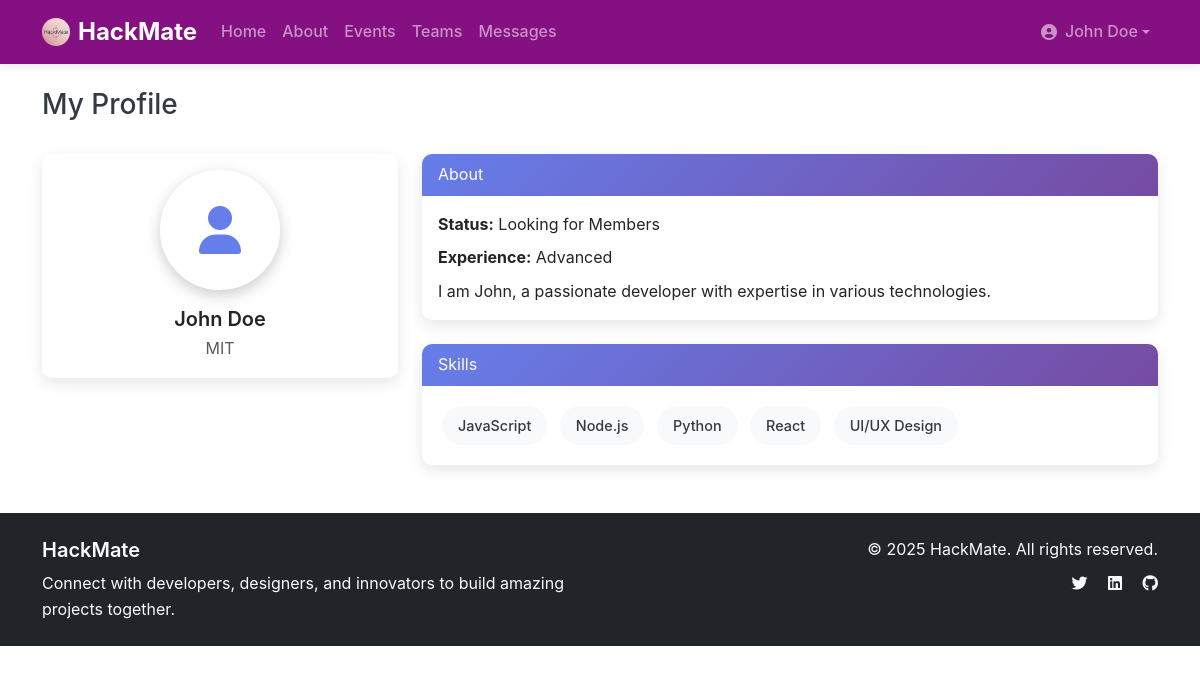
Screenshot of /profile/ (signed in) with the database file from the repository.
### users/models.py (models this page shows, shortened)
class CustomUser(AbstractUser):
    email = models.EmailField(unique=True)
    username = models.CharField(max_length=150, blank=True, null=True)
    USERNAME_FIELD = 'email'
    REQUIRED_FIELDS = ['username']

class UserProfile(models.Model):
    user = models.OneToOneField(CustomUser, on_delete=models.CASCADE, related_name='profile')
    bio = models.TextField(max_length=500, blank=True)
    university = models.CharField(max_length=200, blank=True)
    organization = models.CharField(max_length=200, blank=True)
    experience_level = models.CharField(max_length=20, choices=[
        ('beginner', 'Beginner'),
        ('intermediate', 'Intermediate'),
        ('advanced', 'Advanced'),
        ('expert', 'Expert'),
    ], default='beginner')
    interests = models.TextField(max_length=500, blank=True)
    availability = models.CharField(max_length=20, choices=[
        ('available', 'Available'),
        ('busy', 'Busy'),
        ('unavailable', 'Unavailable'),
    ], default='available')
    status = models.CharField(max_length=20, choices=[
        ('looking_for_team', 'Looking for Team'),
        ('looking_for_members', 'Looking for Members'),
        ('not_looking', 'Not Looking'),
    ], default='not_looking')
    linkedin_url = models.URLField(blank=True)
    github_url = models.URLField(blank=True)
    portfolio_url = models.URLField(blank=True)
    avatar = models.ImageField(upload_to='avatars/', blank=True, null=True)
    skills = models.ManyToManyField(Skill, blank=True)
    created_at = models.DateTimeField(auto_now_add=True)
    updated_at = models.DateTimeField(auto_now=True)
    class Meta:
        ordering = ['-created_at']

class Skill(models.Model):
    name = models.CharField(max_length=100, unique=True)
    category = models.CharField(max_length=50, choices=[
        ('programming', 'Programming'),
        ('design', 'Design'),
        ('business', 'Business'),
        ('marketing', 'Marketing'),
        ('data', 'Data Science'),
        ('other', 'Other'),
    ])
    class Meta:
        ordering = ['name']

### core/views.py (the view)
# urls.py: path('profile/', views.profile, name='profile'),
@login_required
def profile(request):
    from users.models import UserProfile
    UserProfile.objects.get_or_create(user=request.user)
    return render(request, 'core/profile.html')

### templates/core/profile.html (shortened to what this page needs)
{% extends "base.html" %}
{% block content %}
    <div class="row">
        <div class="col-12 mb-4">
            <h1 class="h3">My Profile</h1>
        </div>
        <div class="col-lg-4 mb-4">
            <div class="card">
                <div class="card-body text-center">
                    <div class="profile-avatar mb-3">
                        <i class="fas fa-user"></i>
                    </div>
                    <h5 class="mb-1">{{ request.user.get_full_name|default:request.user.username|default:request.user.email }}</h5>
                    <p class="text-muted mb-0">{{ request.user.profile.university|default:request.user.profile.organization }}</p>
                </div>
            </div>
        </div>
        <div class="col-lg-8">
            <div class="card mb-4">
                <div class="card-header">About</div>
                <div class="card-body">
                    <p class="mb-2"><strong>Status:</strong> {{ request.user.profile.get_status_display }}</p>
                    <p class="mb-2"><strong>Experience:</strong> {{ request.user.profile.get_experience_level_display }}</p>
                    <p class="mb-0">{{ request.user.profile.bio|default:"No bio yet." }}</p>
                </div>
            </div>
            <div class="card">
                <div class="card-header">Skills</div>
                <div class="card-body">
                    {% if request.user.profile.skills.all %}
                        {% for skill in request.user.profile.skills.all %}
                            <span class="skill-tag">{{ skill.name }}</span>
                        {% endfor %}
                    {% else %}
                        <p class="text-muted mb-0">No skills added yet.</p>
                    {% endif %}
                </div>
            </div>
        </div>
    </div>
{% endblock %}

### templates/base.html (shortened to what this page needs)
<!DOCTYPE html>
<html lang="en">
<head>
    {% load static %}
    <link href="https://cdn.jsdelivr.net/npm/bootstrap@5.3.0/dist/css/bootstrap.min.css" rel="stylesheet">
    <link rel="stylesheet" href="https://cdnjs.cloudflare.com/ajax/libs/font-awesome/6.4.0/css/all.min.css">
    <link rel="stylesheet" href="/static/css/style.css">
</head>
<body class="{% block body_class %}{% endblock %}">
    <nav class="navbar navbar-expand-lg navbar-dark" style="background-color:#851081;">
        <div class="container">
            <a class="navbar-brand d-flex align-items-center" href="{% url 'home' %}">
                <img src="{% static 'images/logo.png' %}" alt="HackMate" class="me-2 rounded-circle" style="height:28px; width:28px; object-fit:cover;">
                <span style="font-size:1.5rem; font-weight:700;">HackMate</span>
            </a>
            <div class="collapse navbar-collapse" id="navbarNav">
                <ul class="navbar-nav me-auto">
                    <li class="nav-item">
                        <a class="nav-link" href="{% url 'home' %}">Home</a>
                    </li>
                    <li class="nav-item">
                        <a class="nav-link" href="{% url 'about' %}">About</a>
                    </li>
                    {% if user.is_authenticated %}
                        <li class="nav-item">
                            <a class="nav-link" href="{% url 'events' %}">Events</a>
                        </li>
                        <li class="nav-item">
                            <a class="nav-link" href="{% url 'teams' %}">Teams</a>
                        </li>
                        <li class="nav-item">
                            <a class="nav-link" href="{% url 'messages_inbox' %}">Messages</a>
                        </li>
                    {% endif %}
                </ul>
                <ul class="navbar-nav">
                    {% if user.is_authenticated %}
                        <li class="nav-item dropdown">
                            <a class="nav-link dropdown-toggle d-flex align-items-center" href="#" id="navbarDropdown" role="button" data-bs-toggle="dropdown">
                                {% if user.profile and user.profile.avatar %}
                                    <img src="{{ user.profile.avatar.url }}" alt="" class="rounded-circle me-2" style="height:28px; width:28px; object-fit:cover;">
                                {% else %}
                                    <i class="fas fa-user-circle me-2"></i>
                                {% endif %}
                                {{ user.get_full_name|default:user.username|default:user.email }}
                            </a>
                        </li>
                    {% endif %}
                </ul>
            </div>
        </div>
    </nav>
    <main class="container my-4">
        {% block content %}{% endblock %}
    </main>
    <footer class="bg-dark text-light py-4 mt-5">
        <div class="container">
            <div class="row">
                <div class="col-md-6">
                    <h5>HackMate</h5>
                    <p class="mb-0">Connect with developers, designers, and innovators to build amazing projects together.</p>
                </div>
                <div class="col-md-6 text-md-end">
                    <p class="mb-0">&copy; 2025 HackMate. All rights reserved.</p>
                    <div class="mt-2">
                        <a href="#" class="text-light me-3"><i class="fab fa-twitter"></i></a>
                        <a href="#" class="text-light me-3"><i class="fab fa-linkedin"></i></a>
                        <a href="#" class="text-light"><i class="fab fa-github"></i></a>
                    </div>
                </div>
            </div>
        </div>
    </footer>
</body>
</html>

### static/css/style.css (style rules this page uses)
:root { --primary-color: #667eea; --secondary-color: #764ba2; --accent-color: #f093fb; --success-color: #28a745; --warning-color: #ffc107; --danger-color: #dc3545; --light-color: #f8f9fa; --dark-color: #343a40; --text-muted: #6c757d; --border-radius: 10px; --box-shadow: 0 5px 15px rgba(0,0,0,0.1); --transition: all 0.3s ease; }
body { font-family: 'Inter', -apple-system, BlinkMacSystemFont, 'Segoe UI', Roboto, sans-serif; line-height: 1.6; color: var(--dark-color); }
h1, h2, h3, h4, h5, h6 { font-weight: 600; line-height: 1.3; }
.card { border: none; border-radius: var(--border-radius); box-shadow: var(--box-shadow); transition: var(--transition); }
.card-header { background: linear-gradient(135deg, var(--primary-color) 0%, var(--secondary-color) 100%); color: white; border-radius: var(--border-radius) var(--border-radius) 0 0 !important; border: none; }
.navbar { box-shadow: 0 2px 10px rgba(0,0,0,0.1); }
.navbar-brand { font-weight: 700; font-size: 1.5rem; }
.nav-link { font-weight: 500; transition: var(--transition); }
.profile-avatar { width: 120px; height: 120px; border-radius: 50%; background: white; display: flex; align-items: center; justify-content: center; font-size: 3rem; color: var(--primary-color); margin: 0 auto 1rem; border: 4px solid white; box-shadow: 0 5px 15px rgba(0,0,0,0.2); }
.skill-tag { display: inline-block; background: var(--light-color); color: var(--dark-color); padding: 0.5rem 1rem; border-radius: 20px; margin: 0.25rem; font-size: 0.9rem; font-weight: 500; }

### rows the page displays
CustomUser: get_full_name "John Doe", user.get_full_name "John Doe", user.profile.university "MIT", user.profile.status "Looking for Members", user.profile.experience_level "Advanced", user.profile.bio "I am John, a passionate developer with expertise in various technologies."
Skill: name "JavaScript"
Skill: name "Node.js"
Skill: name "Python"
Skill: name "React"
Skill: name "UI/UX Design"
